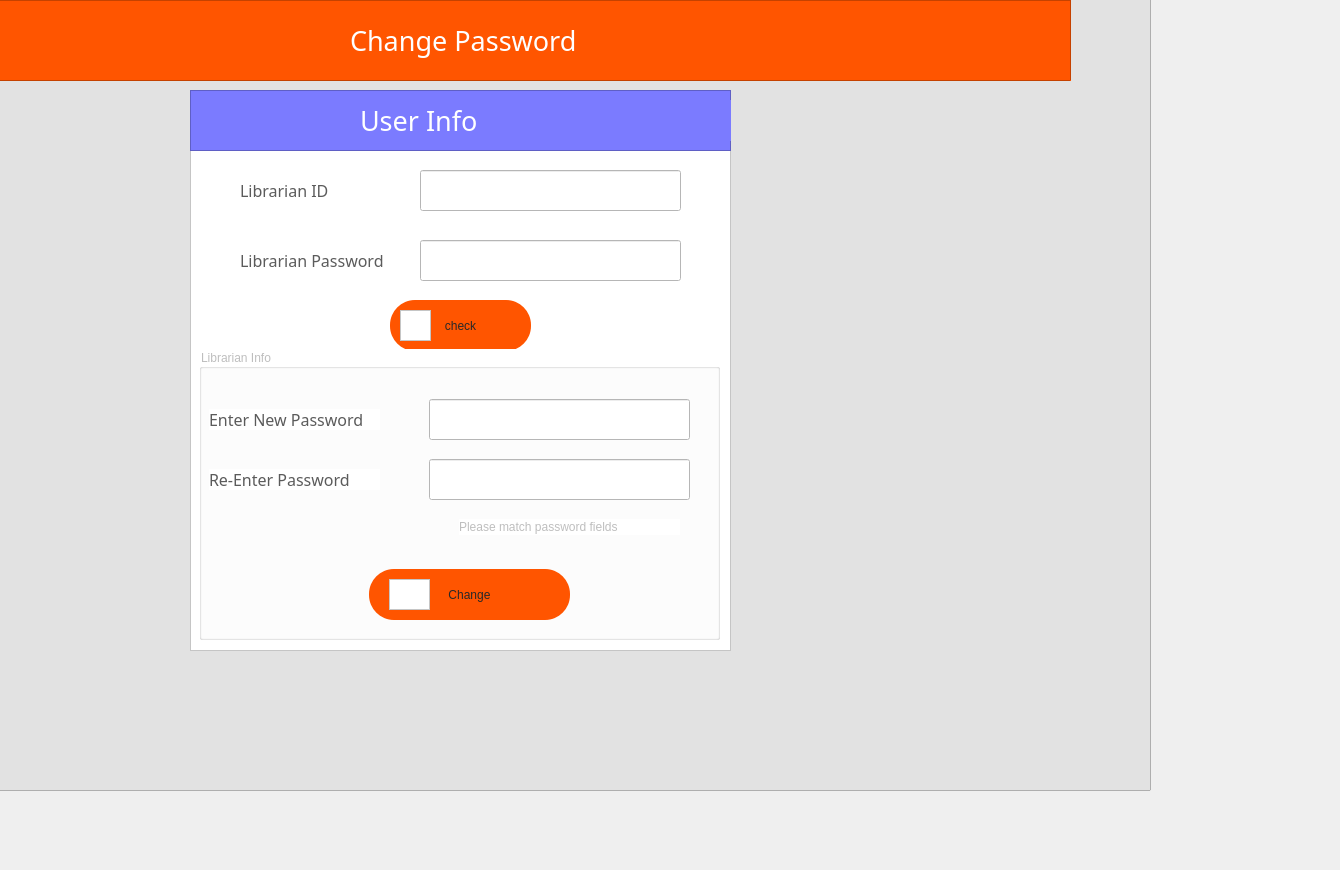
      <widget class="QWidget" name="tab_27">
       <attribute name="icon">
        <iconset resource="icons.qrc">
         <normaloff>:/newPrefix/icons/change-password-5.png</normaloff>:/newPrefix/icons/change-password-5.png</iconset>
       </attribute>
       <attribute name="title">
        <string>Edit Password</string>
       </attribute>
       <widget class="QFrame" name="frame_84">
        <property name="geometry">
         <rect>
          <x>-180</x>
          <y>-70</y>
          <width>1331</width>
          <height>861</height>
         </rect>
        </property>
        <property name="styleSheet">
         <string notr="true">background-color: rgb(226, 226, 226);</string>
        </property>
        <property name="frameShape">
         <enum>QFrame::StyledPanel</enum>
        </property>
        <property name="frameShadow">
         <enum>QFrame::Raised</enum>
        </property>
        <widget class="QFrame" name="frame_85">
         <property name="geometry">
          <rect>
           <x>160</x>
           <y>70</y>
           <width>1091</width>
           <height>81</height>
          </rect>
         </property>
         <property name="styleSheet">
          <string notr="true">background-color: rgb(255, 85, 0);</string>
         </property>
         <property name="frameShape">
          <enum>QFrame::StyledPanel</enum>
         </property>
         <property name="frameShadow">
          <enum>QFrame::Raised</enum>
         </property>
         <widget class="QLabel" name="label_106">
          <property name="geometry">
           <rect>
            <x>370</x>
            <y>20</y>
            <width>511</width>
            <height>41</height>
           </rect>
          </property>
          <property name="font">
           <font>
            <family>hooge 05_55</family>
            <pointsize>20</pointsize>
           </font>
          </property>
          <property name="styleSheet">
           <string notr="true">color: rgb(255, 255, 255);</string>
          </property>
          <property name="text">
           <string>Change Password</string>
          </property>
         </widget>
        </widget>
        <widget class="QFrame" name="frame_127">
         <property name="geometry">
          <rect>
           <x>370</x>
           <y>160</y>
           <width>541</width>
           <height>561</height>
          </rect>
         </property>
         <property name="styleSheet">
          <string notr="true">background-color: rgb(255, 255, 255);</string>
         </property>
         <property name="frameShape">
          <enum>QFrame::StyledPanel</enum>
         </property>
         <property name="frameShadow">
          <enum>QFrame::Raised</enum>
         </property>
         <widget class="QLabel" name="label_131">
          <property name="geometry">
           <rect>
            <x>10</x>
            <y>20</y>
            <width>131</width>
            <height>61</height>
           </rect>
          </property>
          <property name="font">
           <font>
            <pointsize>9</pointsize>
           </font>
          </property>
          <property name="text">
           <string/>
          </property>
         </widget>
         <widget class="QFrame" name="frame_128">
          <property name="geometry">
           <rect>
            <x>0</x>
            <y>0</y>
            <width>541</width>
            <height>61</height>
           </rect>
          </property>
          <property name="styleSheet">
           <string notr="true">background-color: rgb(123, 123, 255);
</string>
          </property>
          <property name="frameShape">
           <enum>QFrame::StyledPanel</enum>
          </property>
          <property name="frameShadow">
           <enum>QFrame::Raised</enum>
          </property>
          <widget class="QLabel" name="label_132">
           <property name="geometry">
            <rect>
             <x>170</x>
             <y>10</y>
             <width>401</width>
             <height>41</height>
            </rect>
           </property>
           <property name="font">
            <font>
             <family>hooge 05_55</family>
             <pointsize>20</pointsize>
            </font>
           </property>
           <property name="styleSheet">
            <string notr="true">color: rgb(255, 255, 255);</string>
           </property>
           <property name="text">
            <string>User Info</string>
           </property>
          </widget>
         </widget>
         <widget class="QLineEdit" name="lib_id_settings">
          <property name="geometry">
           <rect>
            <x>230</x>
            <y>80</y>
            <width>261</width>
            <height>41</height>
           </rect>
          </property>
          <property name="styleSheet">
           <string notr="true">background-color: rgb(255, 255, 255);</string>
          </property>
          <property name="text">
           <string/>
          </property>
          <property name="placeholderText">
           <string/>
          </property>
         </widget>
         <widget class="QLabel" name="label_133">
          <property name="geometry">
           <rect>
            <x>50</x>
            <y>90</y>
            <width>121</width>
            <height>21</height>
           </rect>
          </property>
          <property name="font">
           <font>
            <family>Impact</family>
            <pointsize>12</pointsize>
           </font>
          </property>
          <property name="styleSheet">
           <string notr="true">color: rgb(91, 91, 91);</string>
          </property>
          <property name="text">
           <string>Librarian ID</string>
          </property>
         </widget>
         <widget class="QLabel" name="label_134">
          <property name="geometry">
           <rect>
            <x>50</x>
            <y>160</y>
            <width>171</width>
            <height>21</height>
           </rect>
          </property>
          <property name="font">
           <font>
            <family>Impact</family>
            <pointsize>12</pointsize>
           </font>
          </property>
          <property name="styleSheet">
           <string notr="true">color: rgb(91, 91, 91);</string>
          </property>
          <property name="text">
           <string>Librarian Password</string>
          </property>
         </widget>
         <widget class="QLineEdit" name="lib_pass_setting">
          <property name="geometry">
           <rect>
            <x>230</x>
            <y>150</y>
            <width>261</width>
            <height>41</height>
           </rect>
          </property>
          <property name="styleSheet">
           <string notr="true">background-color: rgb(255, 255, 255);</string>
          </property>
          <property name="text">
           <string/>
          </property>
          <property name="echoMode">
           <enum>QLineEdit::Password</enum>
          </property>
          <property name="placeholderText">
           <string/>
          </property>
         </widget>
         <widget class="QPushButton" name="check_lib_Button">
          <property name="geometry">
           <rect>
            <x>200</x>
            <y>210</y>
            <width>141</width>
            <height>51</height>
           </rect>
          </property>
          <property name="font">
           <font>
            <pointsize>9</pointsize>
           </font>
          </property>
          <property name="styleSheet">
           <string notr="true">QPushButton {
color: rgb(40, 40, 40);
  border-radius: 25px;
	background-color: rgb(255, 85, 0);
}

QPushButton:hover {

background-color: rgb(255, 85, 0);
background-color: rgb(123, 123, 255);

}
</string>
          </property>
          <property name="text">
           <string>check</string>
          </property>
         </widget>
         <widget class="QGroupBox" name="libGroup">
          <property name="enabled">
           <bool>false</bool>
          </property>
          <property name="geometry">
           <rect>
            <x>9</x>
            <y>259</y>
            <width>521</width>
            <height>291</height>
           </rect>
          </property>
          <property name="title">
           <string>Librarian Info</string>
          </property>
          <widget class="QLineEdit" name="new_pass_lib">
           <property name="geometry">
            <rect>
             <x>230</x>
             <y>50</y>
             <width>261</width>
             <height>41</height>
            </rect>
           </property>
           <property name="styleSheet">
            <string notr="true">background-color: rgb(255, 255, 255);</string>
           </property>
           <property name="text">
            <string/>
           </property>
           <property name="echoMode">
            <enum>QLineEdit::Password</enum>
           </property>
           <property name="placeholderText">
            <string/>
           </property>
          </widget>
          <widget class="QFrame" name="frame_130">
           <property name="geometry">
            <rect>
             <x>190</x>
             <y>230</y>
             <width>41</width>
             <height>31</height>
            </rect>
           </property>
           <property name="styleSheet">
            <string notr="true">background-color: rgb(255, 85, 0 / 0%);
image: url(:/newPrefix/icons/change-password-5.png);</string>
           </property>
           <property name="frameShape">
            <enum>QFrame::StyledPanel</enum>
           </property>
           <property name="frameShadow">
            <enum>QFrame::Raised</enum>
           </property>
          </widget>
          <widget class="QPushButton" name="change_passButton">
           <property name="geometry">
            <rect>
             <x>170</x>
             <y>220</y>
             <width>201</width>
             <height>51</height>
            </rect>
           </property>
           <property name="font">
            <font>
             <pointsize>9</pointsize>
            </font>
           </property>
           <property name="styleSheet">
            <string notr="true">QPushButton {
color: rgb(40, 40, 40);
  border-radius: 25px;
	background-color: rgb(255, 85, 0);
}

QPushButton:hover {

background-color: rgb(255, 85, 0);
background-color: rgb(123, 123, 255);

}
</string>
           </property>
           <property name="text">
            <string>Change</string>
           </property>
          </widget>
          <widget class="QLineEdit" name="renew_pass_lib">
           <property name="geometry">
            <rect>
             <x>230</x>
             <y>110</y>
             <width>261</width>
             <height>41</height>
            </rect>
           </property>
           <property name="styleSheet">
            <string notr="true">background-color: rgb(255, 255, 255);</string>
           </property>
           <property name="text">
            <string/>
           </property>
           <property name="echoMode">
            <enum>QLineEdit::Password</enum>
           </property>
           <property name="placeholderText">
            <string/>
           </property>
          </widget>
          <widget class="QLabel" name="label_135">
           <property name="geometry">
            <rect>
             <x>10</x>
             <y>60</y>
             <width>171</width>
             <height>21</height>
            </rect>
           </property>
           <property name="font">
            <font>
             <family>Impact</family>
             <pointsize>12</pointsize>
            </font>
           </property>
           <property name="styleSheet">
            <string notr="true">color: rgb(91, 91, 91);</string>
           </property>
           <property name="text">
            <string>Enter New Password</string>
           </property>
          </widget>
          <widget class="QLabel" name="label_136">
           <property name="geometry">
            <rect>
             <x>10</x>
             <y>120</y>
             <width>171</width>
             <height>21</height>
            </rect>
           </property>
           <property name="font">
            <font>
             <family>Impact</family>
             <pointsize>12</pointsize>
            </font>
           </property>
           <property name="styleSheet">
            <string notr="true">color: rgb(91, 91, 91);</string>
           </property>
           <property name="text">
            <string>Re-Enter Password</string>
           </property>
          </widget>
          <widget class="QLabel" name="pass_war_label">
           <property name="geometry">
            <rect>
             <x>260</x>
             <y>170</y>
             <width>221</width>
             <height>16</height>
            </rect>
           </property>
           <property name="text">
            <string>Please match password fields</string>
           </property>
          </widget>
          <zorder>change_passButton</zorder>
          <zorder>new_pass_lib</zorder>
          <zorder>frame_130</zorder>
          <zorder>renew_pass_lib</zorder>
          <zorder>label_135</zorder>
          <zorder>label_136</zorder>
          <zorder>pass_war_label</zorder>
         </widget>
         <widget class="QFrame" name="frame_131">
          <property name="geometry">
           <rect>
            <x>210</x>
            <y>220</y>
            <width>31</width>
            <height>31</height>
           </rect>
          </property>
          <property name="styleSheet">
           <string notr="true">background-color: rgb(255, 85, 0 / 0%);
image: url(:/newPrefix/icons/edit.png);</string>
          </property>
          <property name="frameShape">
           <enum>QFrame::StyledPanel</enum>
          </property>
          <property name="frameShadow">
           <enum>QFrame::Raised</enum>
          </property>
         </widget>
        </widget>
       </widget>
      </widget>
